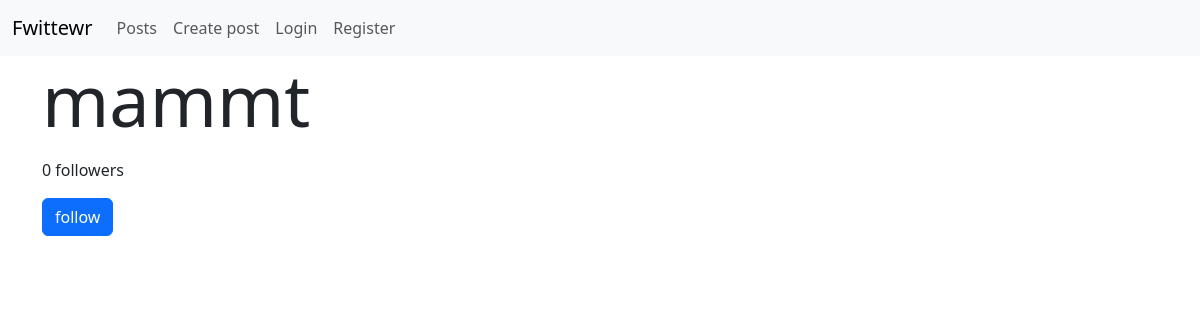
Page /show-user/3 (signed in) on the earlier database version.
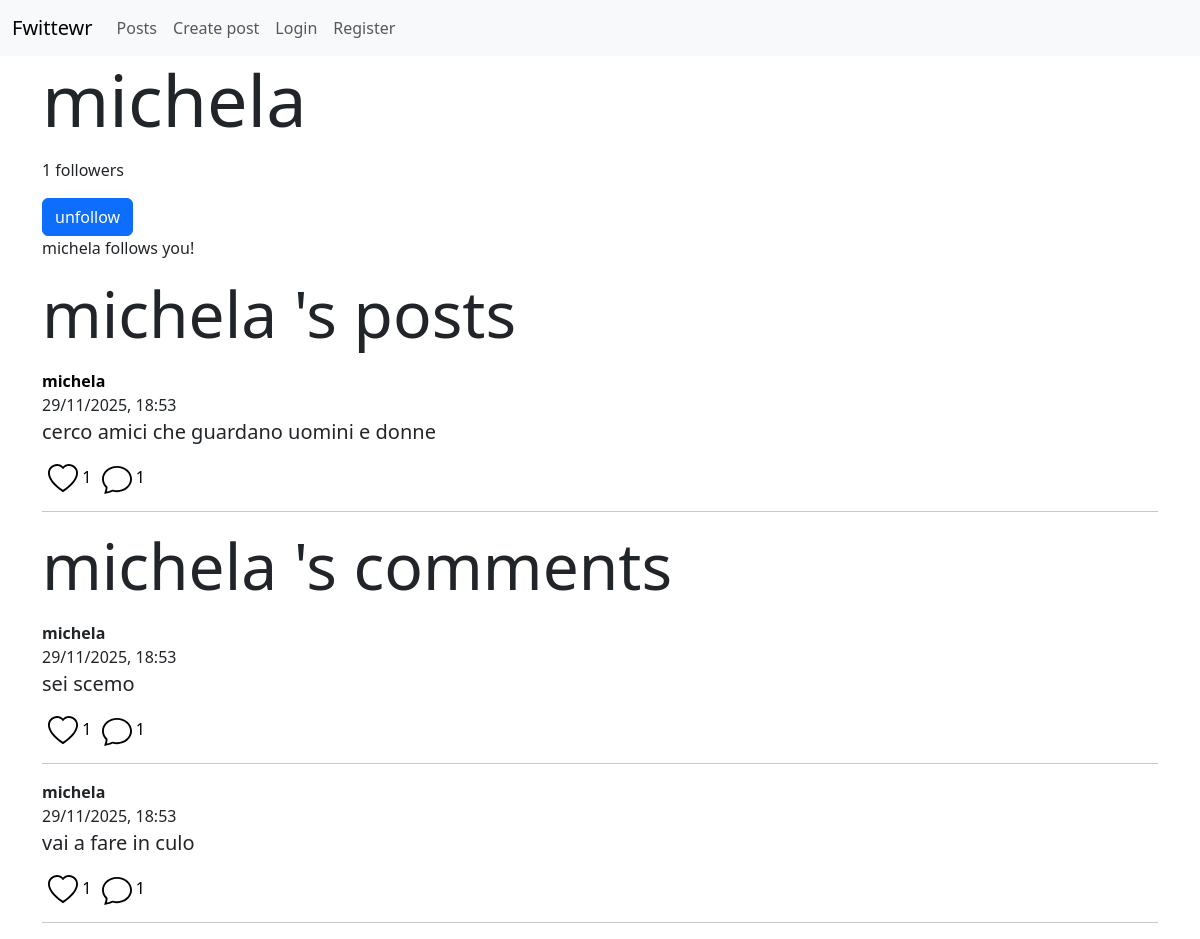
Same page on the later database version.
### app/models.py (models this page shows)
class User(db.Model, UserMixin):
    id = db.Column(db.Integer, primary_key=True)
    username = db.Column(db.String(20), nullable=False, unique=True)
    password = db.Column(db.String(80), nullable=False)
    created_posts = db.relationship('Post', backref='user', lazy='select')
    created_comments = db.relationship('Comment', backref='user', lazy='select')
    liked_posts = db.relationship('Post', secondary=liked_posts, backref='liked_users', lazy='select')
    liked_comments = db.relationship('Comment', secondary=liked_comments, backref = 'liked_users', lazy='select')
    followers = db.relationship('User', secondary=followers,
                                primaryjoin=(followers.c.followed_user==id),
                                secondaryjoin=(followers.c.following_user==id),
                                backref='follwing', lazy='select')

class Post(db.Model):
    id = db.Column(db.Integer, primary_key=True)
    title = db.Column(db.String(50))
    content = db.Column(db.String(200), nullable=False)
    creation_date = db.Column(db.DateTime(timezone=True), default=datetime.now(timezone.utc))
    deleted = db.Column(db.Boolean, default=False)
    comments = db.relationship('Comment', backref='referenced_post', lazy='select')
    user_id = db.Column(db.Integer, db.ForeignKey('user.id'), nullable=False)

class Comment(db.Model):
    id = db.Column(db.Integer, primary_key=True)
    content = db.Column(db.String(200), nullable=False)
    creation_date = db.Column(db.DateTime(timezone=True), default=datetime.now(timezone.utc))
    deleted = db.Column(db.Boolean, default=False)
    comments = db.relationship('Comment', backref=backref('referenced_comment', remote_side=[id]), lazy='select')
    referenced_comment_id = db.Column(db.Integer, db.ForeignKey('comment.id'))
    referenced_post_id = db.Column(db.Integer, db.ForeignKey('post.id'))
    user_id = db.Column(db.Integer, db.ForeignKey('user.id'), nullable=False)
    __table_args__ = (
        CheckConstraint(
            'referenced_comment_id IS NOT NULL OR referenced_post_id IS NOT NULL',
            name='check_comment_or_post_not_null'
        ),
    )

### app/routes/home_bp.py (the view)
@home_bp.route('/show-user/<id>')
@login_required
def show_user(id):
    user = User.query.filter_by(id=id).first_or_404()
    return render_template('user/user.html', user=user)

### app/__init__.py (called while the page is built)
def create_app():
    app = Flask(__name__)
    app.config['SQLALCHEMY_DATABASE_URI'] = 'sqlite:///database.db'
    app.secret_key = 'thisisasecretkey'
    db.init_app(app)
    bcrypt.init_app(app)
    login_manager.init_app(app)
    csrf.init_app(app)
    login_manager.login_view = 'auth.login'
    @login_manager.user_loader
    def load_user(user_id):
        return User.query.get(int(user_id))
    app.register_blueprint(auth_bp)
    app.register_blueprint(home_bp)
    app.register_blueprint(errors_bp)
    app.register_blueprint(followers_bp)
    return app

### app/templates/user/user.html (shortened to what this page needs)
{% extends 'base.html' %}
{% from 'home/post-macros.html' import post_to_render, comment_to_render %}
{% block body %}
<div>
    <p class="display-2"><b>{{ user.username }}</b></p>
    <div>
        <p>{{ user.followers|length }} followers</p>
        {% if current_user != user %}
            {% if current_user in user.followers %}
                <button class="btn btn-primary" onclick="follow(this, '{{ user.id }}')">unfollow</button>
            {% else %}
                <button class="btn btn-primary" onclick="follow(this, '{{ user.id }}')">follow</button>
            {% endif %}
        {% endif %}
    </div>
    {% if user in current_user.followers %}
        <p>{{ user.username }} follows you!</p>
    {% endif %}
    {% if user.created_posts %}
        <p class="display-3 mt-3">{{ user.username }}'s posts</p>
        <div class="mt-2">
        {% for post in user.created_posts | selectattr('deleted', 'equalto', False) %}
            {{ post_to_render(post) }}
        {% endfor %}
        </div>
    {% endif %}
    {% if user.created_comments %}
        <p class="display-3 mt-3">{{ user.username }}'s comments</p>
        {% for comment in user.created_comments | selectattr('deleted', 'equalto', False) %}
            {{ comment_to_render(comment) }}
        {% endfor %}
    {% endif %}
</div>
{% endblock %}

### app/templates/home/post-macros.html (shortened to what this page needs)
{% macro post_to_render(post, current_user) %}
<div class="col-12">
    <figure>
        <figcaption>
            <a href="{{ url_for('home.show_user', id=post.user.id) }}" style="color: black; text-decoration: none">
                <b>{{ post.user.username }}</b> <br>
            </a>
            {{ post.creation_date.strftime('%d/%m/%Y, %H:%M') }}
        </figcaption>
        <p class="blockquote">{{ post.content }}</p>
        <button onclick="like_post(this, '{{ post.id }}')" style="background-color:transparent; border:0px">
            {% if current_user in post.liked_users %}
                <img style="width: 30px" src="{{ url_for('static', filename='icons/heart-fill.svg') }}" alt="">
            {% else %}
                <img style="width: 30px" src="{{ url_for('static', filename='icons/heart.svg') }}" alt="">
            {% endif %}
            <span>{{ post.liked_users|length }}</span>
        </button>
        <a href="{{ url_for('home.show_post_comments', id=post.id) }}" style="text-decoration: none; border:0px; color: black">
            <img style="width: 30px" src="{{ url_for('static', filename='icons/chat.svg') }}" alt="">
            <span>{{ post.comments|length }}</span>
        </a>
    </figure>
    <hr>
</div>
{% endmacro %}
{% macro comment_to_render(comment, current_user) %}
<div class="col-12">
    <figure>
        <figcaption>
            <b>{{ comment.user.username }}</b> <br>
            {{ comment.creation_date.strftime('%d/%m/%Y, %H:%M') }}
        </figcaption>
        <p class="blockquote">{{ comment.content }}</p>
        <button onclick="like_comment(this, '{{ comment.id }}')" style="background-color:transparent; border:0px">
            {% if current_user in comment.liked_users %}
                <img style="width: 30px" src="{{ url_for('static', filename='icons/heart-fill.svg') }}" alt="">
            {% else %}
                <img style="width: 30px" src="{{ url_for('static', filename='icons/heart.svg') }}" alt="">
            {% endif %}
            <span>{{ comment.liked_users|length }}</span>
        </button>
        <a style="text-decoration: none; border:0px; color: black" href="{{ url_for('home.show_comment_comments', id=comment.id) }}">
            <img style="width: 30px" src="{{ url_for('static', filename='icons/chat.svg') }}" alt="">
            <span>{{ comment.comments|length }}</span>
        </a>
    </figure>
    <hr>
</div>
{% endmacro %}

Differences in the rows shown:
changed User: username "mammt" → "michela"; username (not shown) → "michela"
now on this page (row edited): Post: user.username "michela", creation_date "29/11/2025, 18:53", content "cerco amici che guardano uomini e donne", liked_users|length "1", comments|length "1"
now on this page (row edited): Comment: user.username "michela", creation_date "29/11/2025, 18:53", content "sei scemo", liked_users|length "1", comments|length "1"
now on this page (row edited): Comment: user.username "michela", creation_date "29/11/2025, 18:53", content "vai a fare in culo", liked_users|length "1", comments|length "1"
Other differences:
{{ user.followers|length }}: "0" → "1"
text no longer shown: "follow"
text now shown: "unfollow follows you! 's posts 's comments"
